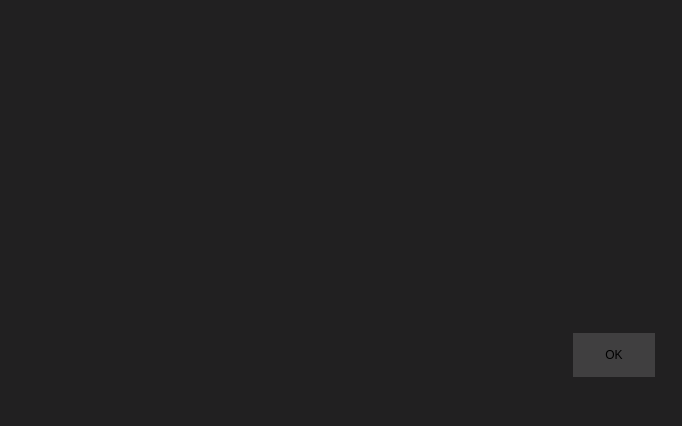
<?xml version="1.0" encoding="UTF-8"?>
<ui version="4.0">
 <class>MainWindow</class>
 <widget class="QMainWindow" name="MainWindow">
  <property name="geometry">
   <rect>
    <x>0</x>
    <y>0</y>
    <width>682</width>
    <height>426</height>
   </rect>
  </property>
  <property name="sizePolicy">
   <sizepolicy hsizetype="Preferred" vsizetype="Maximum">
    <horstretch>0</horstretch>
    <verstretch>0</verstretch>
   </sizepolicy>
  </property>
  <property name="windowTitle">
   <string>MainWindow</string>
  </property>
  <property name="styleSheet">
   <string notr="true">background-color: rgb(33, 32, 33);
border: none;
</string>
  </property>
  <widget class="QWidget" name="centralwidget">
   <layout class="QVBoxLayout" name="verticalLayout">
    <item>
     <widget class="QGroupBox" name="scoreBox">
      <property name="sizePolicy">
       <sizepolicy hsizetype="Minimum" vsizetype="Minimum">
        <horstretch>0</horstretch>
        <verstretch>0</verstretch>
       </sizepolicy>
      </property>
      <property name="maximumSize">
       <size>
        <width>16777215</width>
        <height>40</height>
       </size>
      </property>
      <property name="title">
       <string/>
      </property>
      <property name="flat">
       <bool>true</bool>
      </property>
      <layout class="QHBoxLayout" name="horizontalLayout_6">
       <item>
        <widget class="QLabel" name="scoreLabel">
         <property name="sizePolicy">
          <sizepolicy hsizetype="Preferred" vsizetype="Preferred">
           <horstretch>0</horstretch>
           <verstretch>0</verstretch>
          </sizepolicy>
         </property>
         <property name="maximumSize">
          <size>
           <width>16777215</width>
           <height>30</height>
          </size>
         </property>
         <property name="text">
          <string notr="true"/>
         </property>
         <property name="alignment">
          <set>Qt::AlignLeading|Qt::AlignLeft|Qt::AlignVCenter</set>
         </property>
        </widget>
       </item>
       <item>
        <widget class="QLabel" name="highScoreLabel">
         <property name="sizePolicy">
          <sizepolicy hsizetype="Preferred" vsizetype="Preferred">
           <horstretch>0</horstretch>
           <verstretch>0</verstretch>
          </sizepolicy>
         </property>
         <property name="maximumSize">
          <size>
           <width>16777215</width>
           <height>30</height>
          </size>
         </property>
         <property name="text">
          <string/>
         </property>
         <property name="alignment">
          <set>Qt::AlignCenter</set>
         </property>
        </widget>
       </item>
      </layout>
     </widget>
    </item>
    <item>
     <widget class="QGroupBox" name="topBox">
      <property name="title">
       <string/>
      </property>
      <property name="flat">
       <bool>true</bool>
      </property>
      <layout class="QHBoxLayout" name="horizontalLayout">
       <item>
        <widget class="QGroupBox" name="manBox">
         <property name="styleSheet">
          <string notr="true">background-color: rgb(33, 32, 33);</string>
         </property>
         <property name="title">
          <string/>
         </property>
         <property name="flat">
          <bool>true</bool>
         </property>
         <layout class="QGridLayout" name="gridLayout">
          <item row="0" column="0">
           <widget class="QLabel" name="picLabel">
            <property name="sizePolicy">
             <sizepolicy hsizetype="Preferred" vsizetype="Preferred">
              <horstretch>0</horstretch>
              <verstretch>0</verstretch>
             </sizepolicy>
            </property>
            <property name="styleSheet">
             <string notr="true"/>
            </property>
            <property name="text">
             <string/>
            </property>
           </widget>
          </item>
         </layout>
        </widget>
       </item>
       <item>
        <widget class="QGroupBox" name="usedWordsBox">
         <property name="styleSheet">
          <string notr="true">background-color: rgb(33, 32, 33);</string>
         </property>
         <property name="title">
          <string/>
         </property>
         <property name="flat">
          <bool>true</bool>
         </property>
         <layout class="QHBoxLayout" name="horizontalLayout_5">
          <item>
           <widget class="QLabel" name="usedLabel">
            <property name="sizePolicy">
             <sizepolicy hsizetype="Ignored" vsizetype="Ignored">
              <horstretch>0</horstretch>
              <verstretch>0</verstretch>
             </sizepolicy>
            </property>
            <property name="styleSheet">
             <string notr="true">text-align: left;
color: white;
font: 30pt;</string>
            </property>
            <property name="text">
             <string/>
            </property>
            <property name="alignment">
             <set>Qt::AlignHCenter|Qt::AlignTop</set>
            </property>
           </widget>
          </item>
         </layout>
        </widget>
       </item>
      </layout>
     </widget>
    </item>
    <item>
     <widget class="QGroupBox" name="groupBox_2">
      <property name="sizePolicy">
       <sizepolicy hsizetype="Preferred" vsizetype="Preferred">
        <horstretch>0</horstretch>
        <verstretch>0</verstretch>
       </sizepolicy>
      </property>
      <property name="maximumSize">
       <size>
        <width>16777215</width>
        <height>80</height>
       </size>
      </property>
      <property name="styleSheet">
       <string notr="true">background-color: rgb(33, 32, 33);</string>
      </property>
      <property name="title">
       <string/>
      </property>
      <property name="flat">
       <bool>true</bool>
      </property>
      <layout class="QHBoxLayout" name="horizontalLayout_2">
       <item>
        <widget class="QGroupBox" name="hiddenBox">
         <property name="styleSheet">
          <string notr="true">background-color: rgb(33, 32, 33);</string>
         </property>
         <property name="title">
          <string/>
         </property>
         <property name="flat">
          <bool>true</bool>
         </property>
         <layout class="QHBoxLayout" name="horizontalLayout_3">
          <item>
           <widget class="QLabel" name="label">
            <property name="sizePolicy">
             <sizepolicy hsizetype="Ignored" vsizetype="Ignored">
              <horstretch>0</horstretch>
              <verstretch>0</verstretch>
             </sizepolicy>
            </property>
            <property name="styleSheet">
             <string notr="true">text-align: left;
color: white;
font: 30pt;</string>
            </property>
            <property name="text">
             <string/>
            </property>
            <property name="alignment">
             <set>Qt::AlignLeading|Qt::AlignLeft|Qt::AlignVCenter</set>
            </property>
           </widget>
          </item>
          <item>
           <widget class="QLineEdit" name="lineEdit">
            <property name="sizePolicy">
             <sizepolicy hsizetype="Fixed" vsizetype="Preferred">
              <horstretch>0</horstretch>
              <verstretch>0</verstretch>
             </sizepolicy>
            </property>
            <property name="maximumSize">
             <size>
              <width>50</width>
              <height>16777215</height>
             </size>
            </property>
            <property name="styleSheet">
             <string notr="true">font-size:30pt;</string>
            </property>
           </widget>
          </item>
         </layout>
        </widget>
       </item>
       <item>
        <widget class="QGroupBox" name="enterBox">
         <property name="maximumSize">
          <size>
           <width>100</width>
           <height>16777215</height>
          </size>
         </property>
         <property name="styleSheet">
          <string notr="true">background-color: rgb(33, 32, 33);</string>
         </property>
         <property name="title">
          <string/>
         </property>
         <property name="flat">
          <bool>true</bool>
         </property>
         <layout class="QHBoxLayout" name="horizontalLayout_4">
          <item>
           <widget class="QPushButton" name="pushButton">
            <property name="sizePolicy">
             <sizepolicy hsizetype="Preferred" vsizetype="Preferred">
              <horstretch>0</horstretch>
              <verstretch>0</verstretch>
             </sizepolicy>
            </property>
            <property name="styleSheet">
             <string notr="true">background-color: rgb(64, 63, 64);</string>
            </property>
            <property name="text">
             <string>OK</string>
            </property>
            <property name="autoDefault">
             <bool>true</bool>
            </property>
            <property name="default">
             <bool>false</bool>
            </property>
           </widget>
          </item>
         </layout>
        </widget>
       </item>
      </layout>
     </widget>
    </item>
   </layout>
  </widget>
  <widget class="QStatusBar" name="statusbar"/>
 </widget>
 <resources/>
 <connections/>
</ui>
